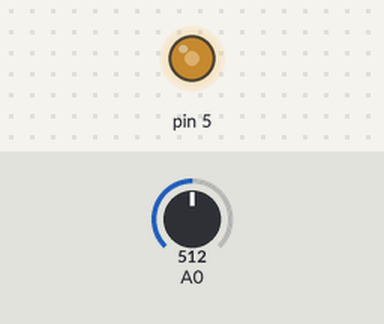
The sketch below on a simulated Arduino Uno, built with avr-gcc and run on an emulated ATmega328P. On the bench: output pins drawn as LEDs (lit = HIGH). Inputs (shaded band) come from the test bench; at power-on: A0 = 512.

Above: at 1.2 s.
1.3 s: A0 set to 716
At 1.8 s:
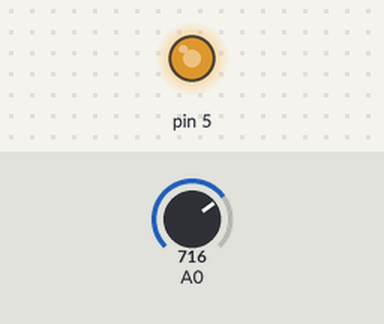
2.8 s: A0 set to 900
At 4.0 s:
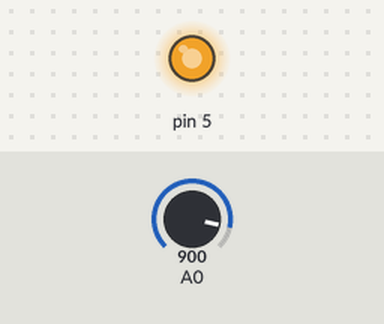
4.3 s: A0 set to 122
At 5.3 s:
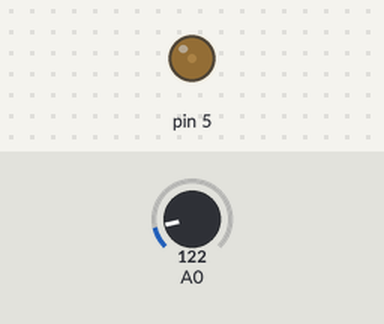
5.8 s: A0 set to 0
At 6.4 s:
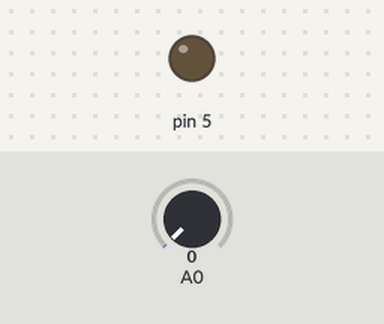
7.3 s: A0 set to 511
At 8.7 s:
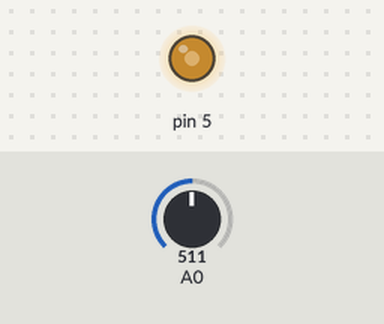
Timing chart, 0 to 9.8 s (numbered marks = the images above; inputs shaded):
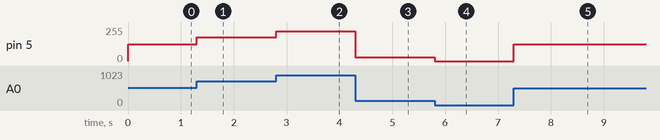

Measured:
- after the input at 1.3 s, pin 5: 127/255 → 178/255 at once
- after the input at 2.8 s, pin 5: 178/255 → 224/255 at once
- after the input at 4.3 s, pin 5: 224/255 → 30/255 at once
- after the input at 5.8 s, pin 5: 30/255 → 0/255 at once
- after the input at 7.3 s, pin 5: 0/255 → 127/255 at once

The sketch:

sketch_mar20a.ino
```cpp
int pot = 0;
int saida = 0;

void setup() {
  pinMode(5, OUTPUT);
}

void loop() {
  pot = analogRead(A0);
  saida = pot * 0.249267;
  analogWrite(5, saida);
}
```
